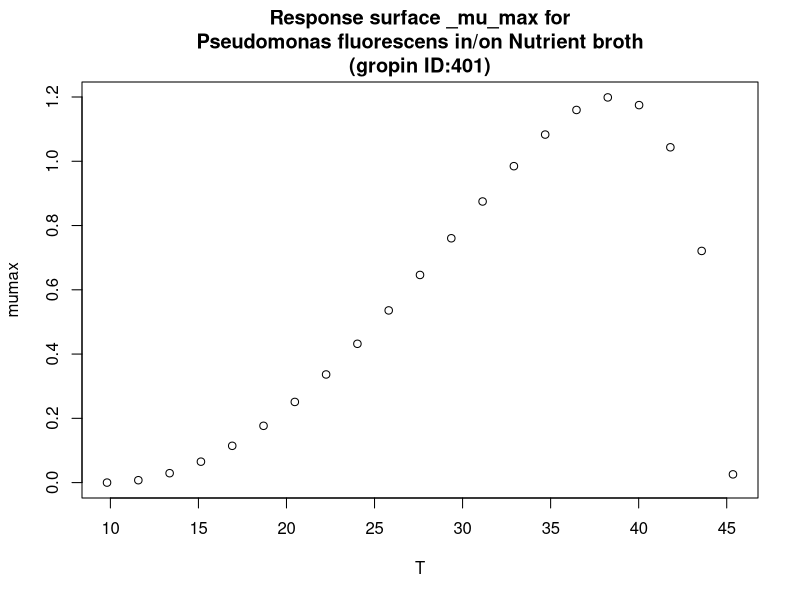

Write R code to recreate this figure.
#############################
# start of Parameter script
#############################
T <- seq(9.8098,45.3546453546454,length.out=21)
#############################
# end of Parameter script
#############################
############################# 
# start of Model script Gropin ID 401 
#############################
 
# constant coefficients for this model
 
variables <- data.frame(T)
argumentsPar <- unique.data.frame(expand.grid(variables))
 
# heart of the model
response_surface <- function(T) {
   mumax <-(1.2*(T-45.4)*((T-9.8)^2))/((38.6-9.8)*((38.6-9.8)*(T-38.6)-(38.6-45.4)*(38.6+9.8-2*T)))

	return(mumax=mumax)
} 

# output parameters
responseSurface <- cbind(argumentsPar,response_surface(argumentsPar['T']))
colnames(responseSurface) <- c(colnames(argumentsPar),'mumax')
#############################
# End of Model script
#############################
############################# 
# start of Visualisation script Gropin ID 401 
#############################
titleText <-'Response surface _mu_max for
Pseudomonas fluorescens in/on Nutrient broth
(gropin ID:401)'
plot(T,responseSurface$'mumax',xlab='T',
                          ylab='mumax',main=titleText)
#############################
# End of Visualisation script
#############################
